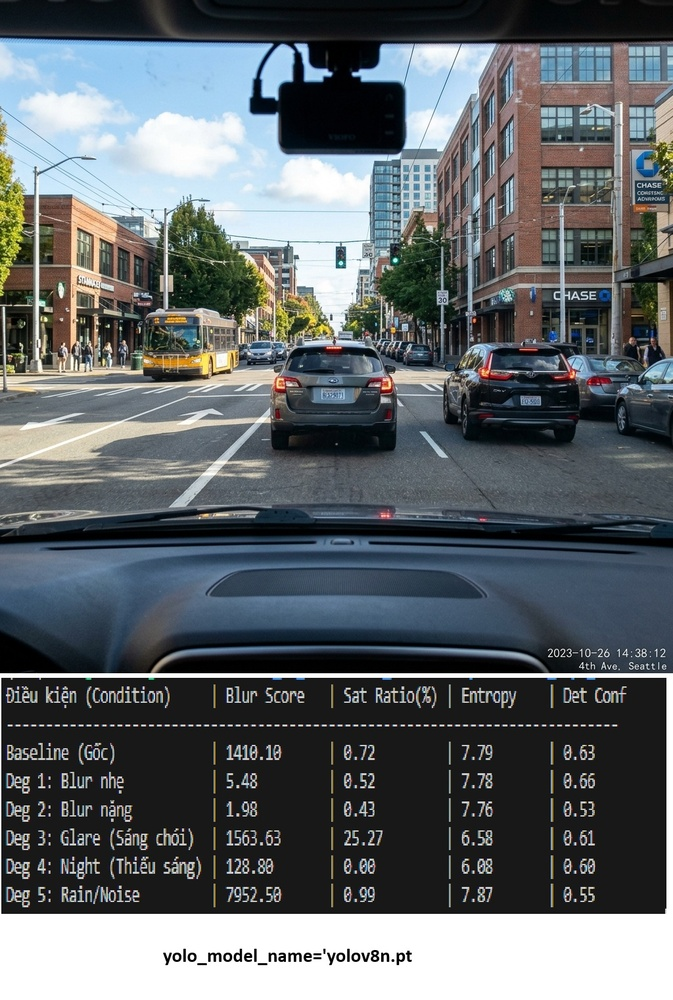
#> input picture test_adas_image.jpg, 673 x 1000 px, shrunk from 1024 x 1521 before the run
$ python -i health_score.py   (imports and definitions only)   (older library calls are emulated)
#> lines starting #> are read from the running program, lines starting #| are printed output that depends on the picture
"""
Camera Degradation Health Score calculation for ADAS perception.
Reference-free, fast, interpretable metrics.
"""
import numpy as np
import cv2


def compute_sharpness_score(gray_img):
    """
    Sharpness via Variance of Laplacian.
    Lower variance = more blur.
    Returns: raw_var, q_sharpness in [0, 1]
    """
    laplacian_var = float(cv2.Laplacian(gray_img, cv2.CV_64F).var())
    # Sigmoid-like soft clipping mapped to [0, 1]
    # Calibration target: 100-500 var is typically sharp for driving camera
    # var < 20 is severe blur, var > 200 is healthy
    q_sharp = float(np.clip((laplacian_var - 15.0) / (250.0 - 15.0), 0.0, 1.0))
    return laplacian_var, q_sharp


def compute_exposure_score(gray_img):
    """
    Exposure quality via under/over-exposure pixel clipping ratios.
    Returns: under_ratio, over_ratio, q_exposure in [0, 1]
    """
    total_pixels = float(gray_img.size)
    under_ratio = float(np.sum(gray_img < 15)) / total_pixels
    over_ratio = float(np.sum(gray_img > 240)) / total_pixels

    # Excessive dark or bright pixels penalize the score
    # Normal driving scene tolerates up to 10% dark/bright without big issue
    penalty = (under_ratio * 1.5) + (over_ratio * 2.0)
    q_exposure = float(np.clip(1.0 - penalty, 0.0, 1.0))
    return under_ratio, over_ratio, q_exposure


def compute_contrast_score(gray_img):
    """
    Contrast quality via percentile spread P95 - P5.
    Fog/rain/flat lens yields small range.
    Returns: contrast_range, q_contrast in [0, 1]
    """
    p5 = float(np.percentile(gray_img, 5))
    p95 = float(np.percentile(gray_img, 95))
    contrast_range = p95 - p5

    # Healthy scene has dynamic range > 120. Range < 40 indicates severe loss.
    q_contrast = float(np.clip((contrast_range - 30.0) / (130.0 - 30.0), 0.0, 1.0))
    return contrast_range, q_contrast


def compute_noise_proxy(gray_img):
    """
    Noise level estimation via residual of mild Gaussian smoothing.
    High residual with low structural contrast = sensor noise.
    """
    denoised = cv2.GaussianBlur(gray_img, (3, 3), 0)
    residual = cv2.absdiff(gray_img, denoised)
    noise_sigma_est = float(np.mean(residual))
    # Typical noise: < 2.0 is clean, > 8.0 is heavy sensor noise
    q_noise = float(np.clip(1.0 - (noise_sigma_est - 1.5) / 8.0, 0.0, 1.0))
    return noise_sigma_est, q_noise


def evaluate_camera_health(image_bgr):
    """
    Main evaluation pipeline.
    Input: image_bgr (H, W, 3) or grayscale (H, W)
    Output: dict with score, status, components, reasons, action
    """
    if len(image_bgr.shape) == 3:
        gray = cv2.cvtColor(image_bgr, cv2.COLOR_BGR2GRAY)
    else:
        gray = image_bgr

    lap_var, q_blur = compute_sharpness_score(gray)
    under_r, over_r, q_exp = compute_exposure_score(gray)
    c_range, q_contrast = compute_contrast_score(gray)
    noise_est, q_noise = compute_noise_proxy(gray)

    # Weighted blend (40% sharpness, 30% exposure, 20% contrast, 10% noise)
    raw_health = (
        0.40 * q_blur
        + 0.30 * q_exp
        + 0.20 * q_contrast
        + 0.10 * q_noise
    ) * 100.0

    health_score = round(float(np.clip(raw_health, 0.0, 100.0)), 1)

    reasons = []
    if q_blur < 0.4:
        reasons.append("blur_or_defocus")
    if under_r > 0.35:
        reasons.append("severe_underexposure")
    elif under_r > 0.18:
        reasons.append("mild_underexposure")
    if over_r > 0.25:
        reasons.append("glare_or_overexposure")
    if q_contrast < 0.4:
        reasons.append("low_contrast_fog_rain")
    if q_noise < 0.4:
        reasons.append("high_sensor_noise")

    if not reasons:
        reasons.append("nominal")

    # Status & engineering decision mapping
    if health_score >= 70.0:
        status = "HEALTHY"
        action = "use_camera_full_confidence"
    elif health_score >= 40.0:
        status = "DEGRADED"
        action = "down_weight_camera_increase_lidar_radar"
    else:
        status = "CRITICAL"
        action = "fallback_drop_camera_trigger_alert"

    return {
        "health_score": health_score,
        "status": status,
        "action": action,
        "reasons": reasons,
        "components": {
            "q_sharpness": round(q_blur, 3),
            "q_exposure": round(q_exp, 3),
            "q_contrast": round(q_contrast, 3),
            "q_noise": round(q_noise, 3),
        },
        "raw_measurements": {
            "laplacian_variance": round(lap_var, 2),
            "underexposed_ratio": round(under_r, 4),
            "overexposed_ratio": round(over_r, 4),
            "contrast_p95_p5": round(c_range, 2),
            "noise_sigma_est": round(noise_est, 2),
        }
    }

>>> import cv2
>>> picture = cv2.imread('../test_adas_image.jpg')
#> picture is the input picture: shape (1000, 673, 3); mean B, G, R 105.6, 102, 96
>>> result = evaluate_camera_health(picture)
#> in evaluate_camera_health, `gray = cv2.cvtColor(image_bgr, cv2.COLOR_BGR2GRAY)`:
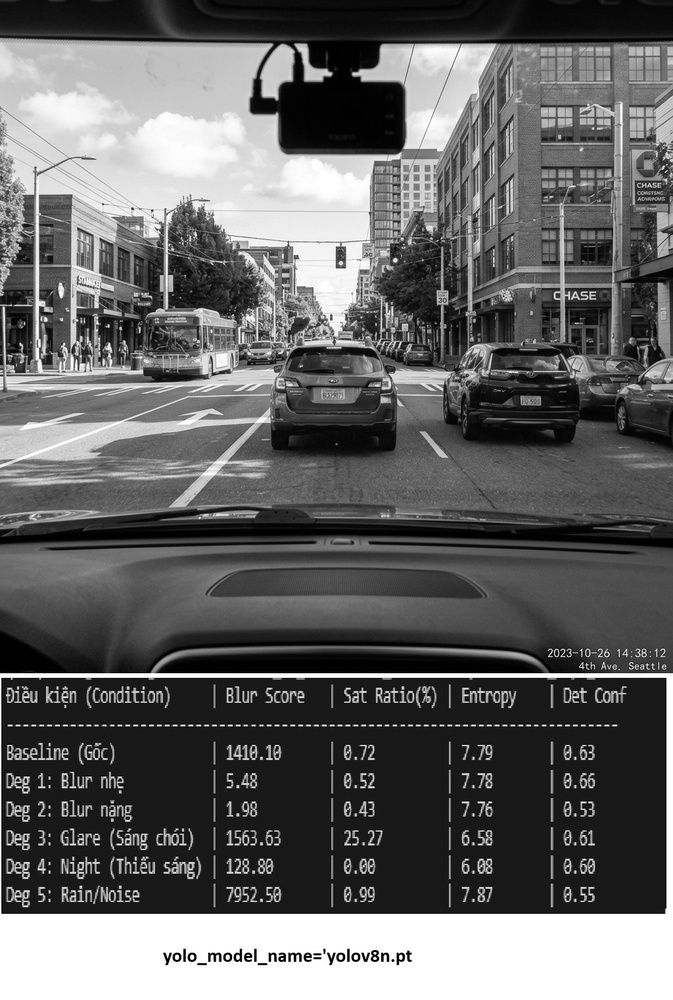
#> gray: shape (1000, 673); min 0, max 255, mean 100.6
#> in compute_sharpness_score, `laplacian_var = float(cv2.Laplacian(gray_img, cv2.CV_64F).var())`: laplacian_var = 2647.6
#> in compute_sharpness_score, `q_sharp = float(np.clip((laplacian_var - 15.0) / (250.0 - 15.0), 0.0, ..`: q_sharp = 1
#> in evaluate_camera_health, `lap_var, q_blur = compute_sharpness_score(gray)`: lap_var = 2647.6; q_blur = 1
#> in compute_exposure_score, `under_ratio = float(np.sum(gray_img < 15)) / total_pixels`: under_ratio = 0.086
#> in compute_exposure_score, `over_ratio = float(np.sum(gray_img > 240)) / total_pixels`: over_ratio = 0.11
#> in compute_exposure_score, `penalty = (under_ratio * 1.5) + (over_ratio * 2.0)`: penalty = 0.349
#> in compute_exposure_score, `q_exposure = float(np.clip(1.0 - penalty, 0.0, 1.0))`: q_exposure = 0.651
#> in evaluate_camera_health, `under_r, over_r, q_exp = compute_exposure_score(gray)`: under_r = 0.086; over_r = 0.11; q_exp = 0.651
#> in compute_contrast_score, `p5 = float(np.percentile(gray_img, 5))`: p5 = 8
#> in compute_contrast_score, `p95 = float(np.percentile(gray_img, 95))`: p95 = 255
#> in compute_contrast_score, `contrast_range = p95 - p5`: contrast_range = 247
#> in compute_contrast_score, `q_contrast = float(np.clip((contrast_range - 30.0) / (130.0 - 30.0), 0..`: q_contrast = 1
#> in evaluate_camera_health, `c_range, q_contrast = compute_contrast_score(gray)`: c_range = 247; q_contrast = 1
#> in compute_noise_proxy, `residual = cv2.absdiff(gray_img, denoised)`:
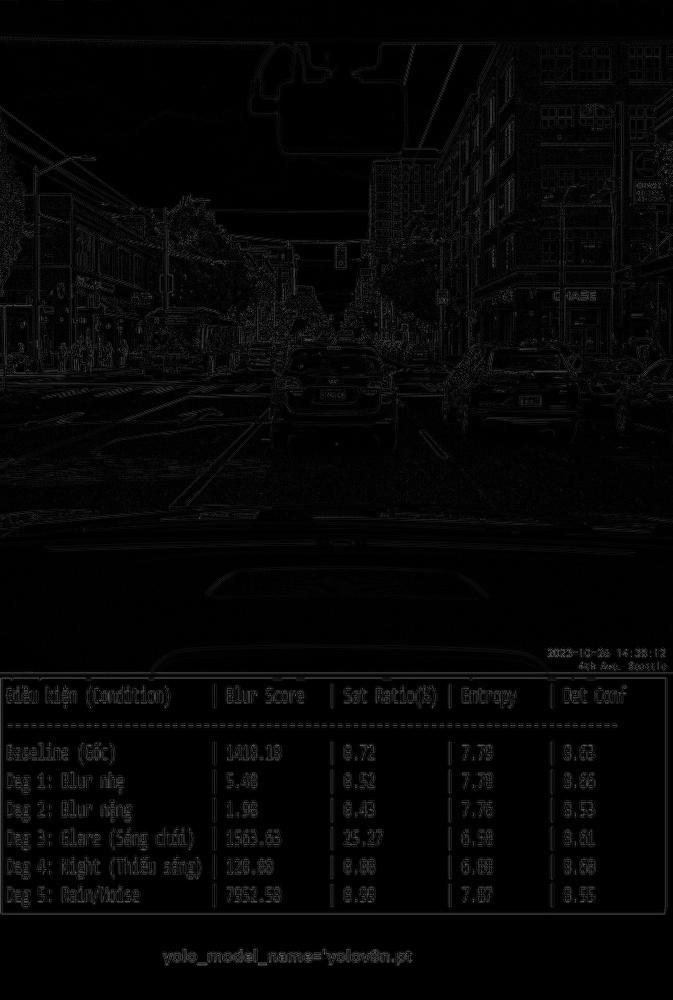
#> residual: shape (1000, 673); min 0, max 122, mean 5.5
#> in compute_noise_proxy, `noise_sigma_est = float(np.mean(residual))`: noise_sigma_est = 5.51
#> in compute_noise_proxy, `q_noise = float(np.clip(1.0 - (noise_sigma_est - 1.5) / 8.0, 0.0, 1.0))`: q_noise = 0.498
#> in evaluate_camera_health, `noise_est, q_noise = compute_noise_proxy(gray)`: noise_est = 5.51; q_noise = 0.498
#> in evaluate_camera_health, `raw_health = ( 0.40 * q_blur + 0.30 * q_exp + 0.20 * q_contrast + 0.10..`: raw_health = 84.51
#> in evaluate_camera_health, `health_score = round(float(np.clip(raw_health, 0.0, 100.0)), 1)`: health_score = 84.5
#> result = 6 items
